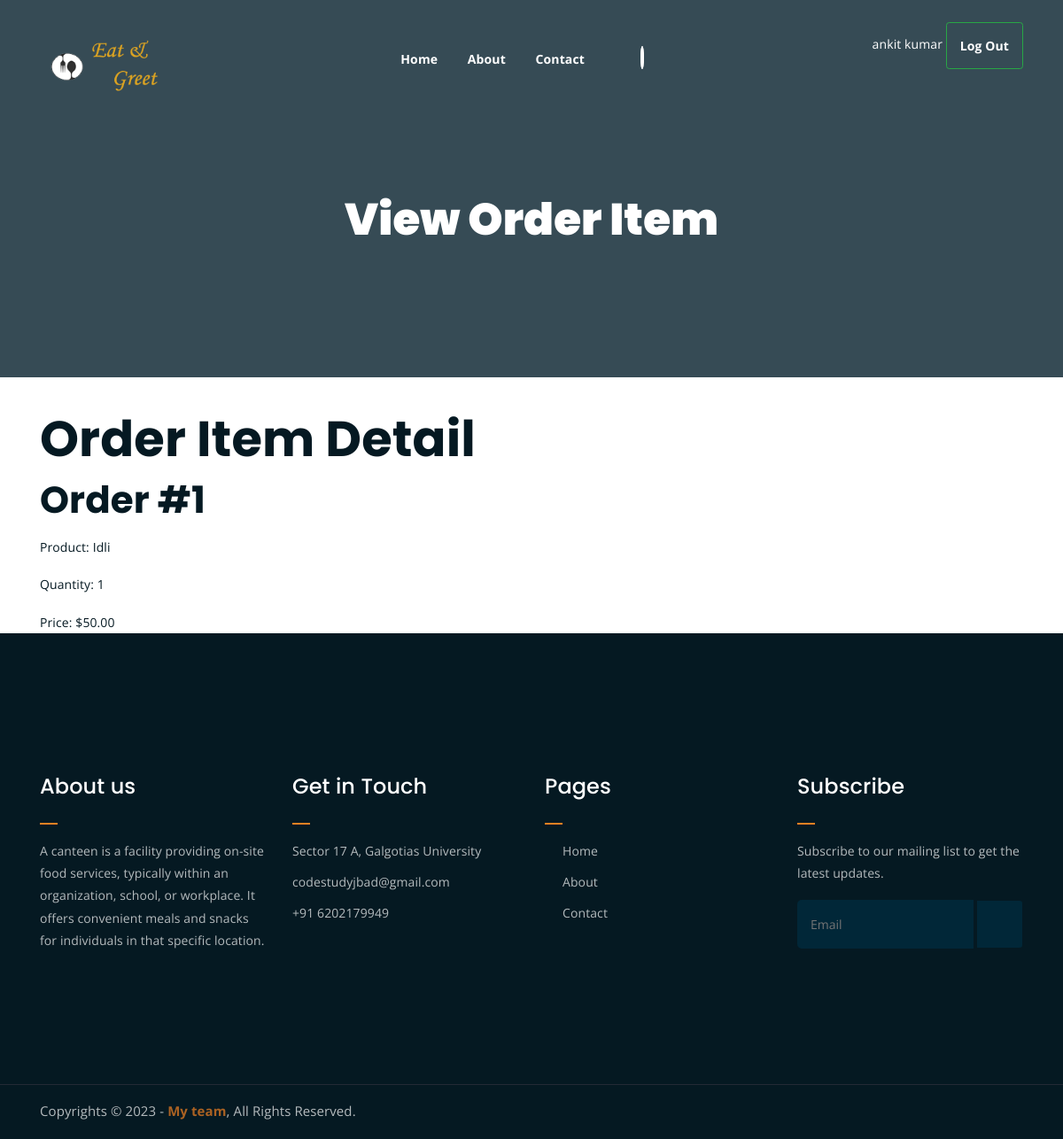
Screenshot of /view_order_list/1 (signed in) with the database file from the repository.
### BackEnd/models.py (models this page shows, shortened)
class OrderItem(models.Model):
    order = models.ForeignKey('Order', on_delete=models.CASCADE)
    product = models.ForeignKey(Product, on_delete=models.CASCADE)
    quantity = models.IntegerField()
    price = models.DecimalField(max_digits=10, decimal_places=2)

class Order(models.Model):
    PENDING = 'Pending'
    PROCESSING = 'Processing'
    SHIPPED = 'Shipped'
    DELIVERED = 'Delivered'
    CANCELED = 'Canceled'
    STATUS_CHOICES = [
        (PENDING, 'Pending'),
        (PROCESSING, 'Processing'),
        (SHIPPED, 'Shipped'),
        (DELIVERED, 'Delivered'),
        (CANCELED, 'Canceled'),
    ]
    user = models.ForeignKey(User, on_delete=models.CASCADE)
    shipping_address = models.ForeignKey(AddAddress, on_delete=models.CASCADE)
    payment_method = models.CharField(max_length=255)  # You may want to use choices for payment methods
    status = models.CharField(max_length=20, choices=STATUS_CHOICES, default=PENDING)
    total_price = models.DecimalField(max_digits=10, decimal_places=2)
    created_at = models.DateTimeField(auto_now_add=True)

class Product(models.Model):
    cname=models.ForeignKey(AddCate,related_name='categories',on_delete=models.CASCADE)
    week=models.CharField(max_length=100)
    img=CloudinaryField('img')
    fname=models.CharField(max_length=500)
    desc=models.TextField()
    price=models.IntegerField(null=True,blank=True)
    quantity=models.IntegerField(null=True,blank=True)

### FrontEnd/views.py (the view)
# urls.py: path('view_order_list/<int:order_item_id>', view_order_list, name='view_order_list'),
@login_required(login_url="/front/login/")
def view_order_list(request,order_item_id):
    order_item = get_object_or_404(OrderItem, id=order_item_id)
    return render(request, 'Front1/vieworderlist.html', {'order_item': order_item,})

### FrontEnd/templates/Front1/vieworderlist.html (shortened to what this page needs)
{% extends "Front1/base.html" %}
{% block start %}
	<div class="breadcrumb-section breadcrumb-bg">
		<div class="container">
			<div class="row">
				<div class="col-lg-8 offset-lg-2 text-center">
					<div class="breadcrumb-text">
						<h1>View Order Item</h1>
					</div>
				</div>
			</div>
		</div>
	</div>
<div class="container mt-5">
    <h1>Order Item Detail</h1>
    <div>
      <h2>Order #{{ order_item.order.id }}</h2>
      <p>Product: {{ order_item.product.fname }}</p>
      <p>Quantity: {{ order_item.quantity }}</p>
      <p>Price: ${{ order_item.price }}</p>
    </div>
</div>
{% endblock %}

### FrontEnd/templates/Front1/base.html (shortened to what this page needs)
<!DOCTYPE html>
<html lang="en">
<head>
	<link rel="stylesheet" href="/static/assets/css/all.min.css">
	<link rel="stylesheet" href="/static/assets/bootstrap/css/bootstrap.min.css">
	<link rel="stylesheet" href="/static/assets/css/owl.carousel.css">
	<link rel="stylesheet" href="/static/assets/css/magnific-popup.css">
	<link rel="stylesheet" href="/static/assets/css/animate.css">
	<link rel="stylesheet" href="/static/assets/css/meanmenu.min.css">
	<link rel="stylesheet" href="/static/assets/css/main.css">
	<link rel="stylesheet" href="/static/assets/css/responsive.css">
</head>
<body>
	<div class="top-header-area" id="sticker">
		<div class="container">
			<div class="row">
				<div class="col-lg-12 col-sm-12 text-center">
					<div class="main-menu-wrap">
						<div class="site-logo">
							<a href="/">
								<img src="/static/assets/img/logo.png" alt="">
							</a>
						</div>
						<nav class="main-menu">
							<ul>
								<li class="{% if request.path == '/' %}current-list-item{% endif %}">
									<a href="/">Home</a>
								</li>
								<li class="{% if request.path == '/about_us/' %}current-list-item{% endif %}">
									<a href="/about_us/">About</a>
								</li>
								<li class="{% if request.path == '/contact_us/' %}current-list-item{% endif %}">
									<a href="/contact_us/">Contact</a>
								</li>
								<li>
									{% if request.user.is_authenticated %}
										<a class="shopping-cart" href=""><i class="fas fa-shopping-cart" style="font-size:38px;color:white"><span style="font-size:20px;color: black; border: 2px solid white; border-radius: 60%; background-color: white;" >{{cart_items_count}}</span></i>
										</a>
								</li>
								<li>
									<div class="header-icons">
										<span style="color: white;">{{request.user.first_name}}</span>
										<a class="btn btn-outline-success my-2 my-sm-0" href="/front/logout/">Log Out</a>
										{% else %}
										<a class="btn btn-primary" href="/front/login/">Login</a>
										{% endif %}
									</div>
								</li>
							</ul>
						</nav>
					</div>
				</div>
			</div>
		</div>
	</div>
    {% block start%}
    {% endblock%}
	<div class="footer-area">
		<div class="container">
			<div class="row">
				<div class="col-lg-3 col-md-6">
					<div class="footer-box about-widget">
						<h2 class="widget-title">About us</h2>
						<p>
							A canteen is a facility providing on-site food services, typically within an organization, school, or workplace. It offers convenient meals and snacks for individuals in that specific location.
						</p>
					</div>
				</div>
				<div class="col-lg-3 col-md-6">
					<div class="footer-box get-in-touch">
						<h2 class="widget-title">Get in Touch</h2>
						<ul>
							<li>Sector 17 A, Galgotias University</li>
							<li>codestudyjbad@gmail.com</li>
							<li>+91 6202179949 </li>
						</ul>
					</div>
				</div>
				<div class="col-lg-3 col-md-6">
					<div class="footer-box pages">
						<h2 class="widget-title">Pages</h2>
						<ul>
							<li><a href="/">Home</a></li>
							<li><a href="/about_us/">About</a></li>
							<li><a href="/contact_us/">Contact</a></li>
						</ul>
					</div>
				</div>
				<div class="col-lg-3 col-md-6">
					<div class="footer-box subscribe">
						<h2 class="widget-title">Subscribe</h2>
						<p>Subscribe to our mailing list to get the latest updates.</p>
						<form method="post">
							<input type="email" name="email" placeholder="Email">
							<button type="submit"><i class="fas fa-paper-plane"></i></button>
						</form>
					</div>
				</div>
			</div>
		</div>
	</div>
	<div class="copyright">
		<div class="container">
			<div class="row">
				<div class="col-lg-6 col-md-12">
					<p>
						Copyrights &copy; 2023 - <a href="/">My team</a>,  All Rights Reserved.<br>
					</p>
				</div>
				<div class="col-lg-6 text-right col-md-12">
					<div class="social-icons">
						<ul>
							<li><a href="#" target="_blank"><i class="fab fa-facebook-f"></i></a></li>
							<li><a href="#" target="_blank"><i class="fab fa-twitter"></i></a></li>
							<li><a href="#" target="_blank"><i class="fab fa-instagram"></i></a></li>
							<li><a href="#" target="_blank"><i class="fab fa-linkedin"></i></a></li>
							<li><a href="#" target="_blank"><i class="fab fa-dribbble"></i></a></li>
						</ul>
					</div>
				</div>
			</div>
		</div>
	</div>
</body>
</html>

### FrontEnd/static/assets/css/responsive.css (style rules this page uses)
@media only screen and (min-width: 992px) and (max-width: 1200px) { ul.sub-menu li a { padding: 7px 10px; } }

### rows the page displays
OrderItem: order.id "1", product.fname "Idli", quantity "1", price "50.00"

### other values shown
{{ request.user.first_name }} "ankit kumar"
